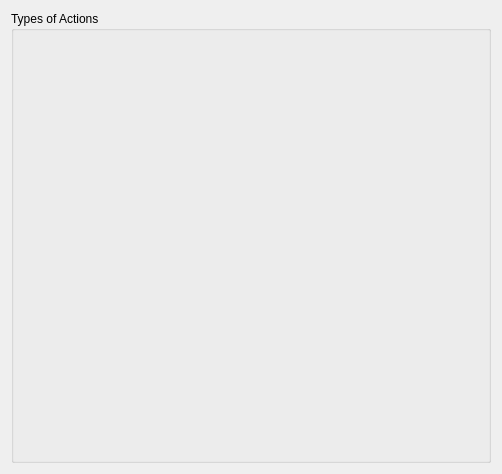
<?xml version="1.0" encoding="UTF-8"?>
<ui version="4.0">
 <class>ActionTypes</class>
 <widget class="QWidget" name="ActionTypes">
  <property name="geometry">
   <rect>
    <x>0</x>
    <y>0</y>
    <width>502</width>
    <height>474</height>
   </rect>
  </property>
  <property name="sizePolicy">
   <sizepolicy hsizetype="Expanding" vsizetype="Fixed">
    <horstretch>0</horstretch>
    <verstretch>0</verstretch>
   </sizepolicy>
  </property>
  <layout class="QVBoxLayout" name="verticalLayout" stretch="0">
   <item>
    <widget class="QGroupBox" name="groupBox_2">
     <property name="styleSheet">
      <string notr="true"/>
     </property>
     <property name="title">
      <string>Types of Actions</string>
     </property>
     <property name="flat">
      <bool>false</bool>
     </property>
     <layout class="QVBoxLayout">
      <item>
       <widget class="PostProcessor::FilterWidget" name="actionFilter" native="true"/>
      </item>
     </layout>
    </widget>
   </item>
  </layout>
 </widget>
 <customwidgets>
  <customwidget>
   <class>PostProcessor::FilterWidget</class>
   <extends>QWidget</extends>
   <header>FilterWidget.hpp</header>
   <container>1</container>
  </customwidget>
 </customwidgets>
 <resources/>
 <connections/>
</ui>
